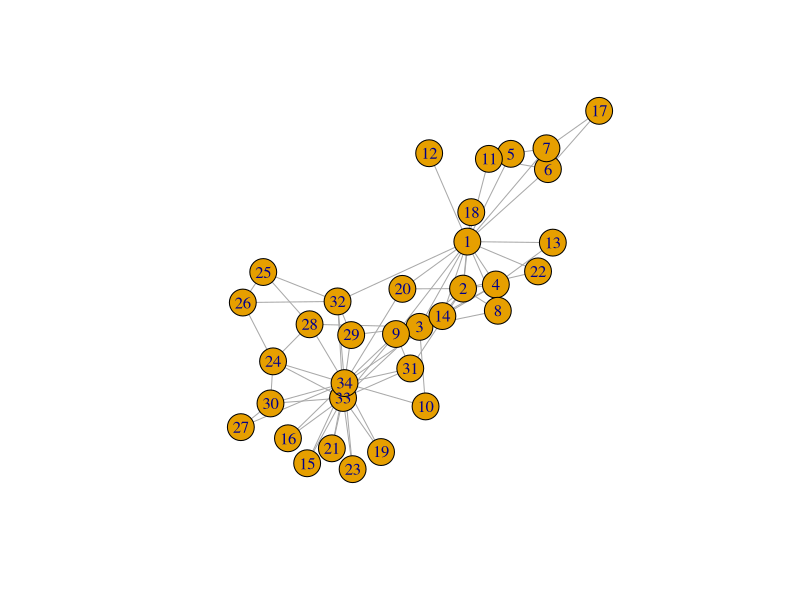
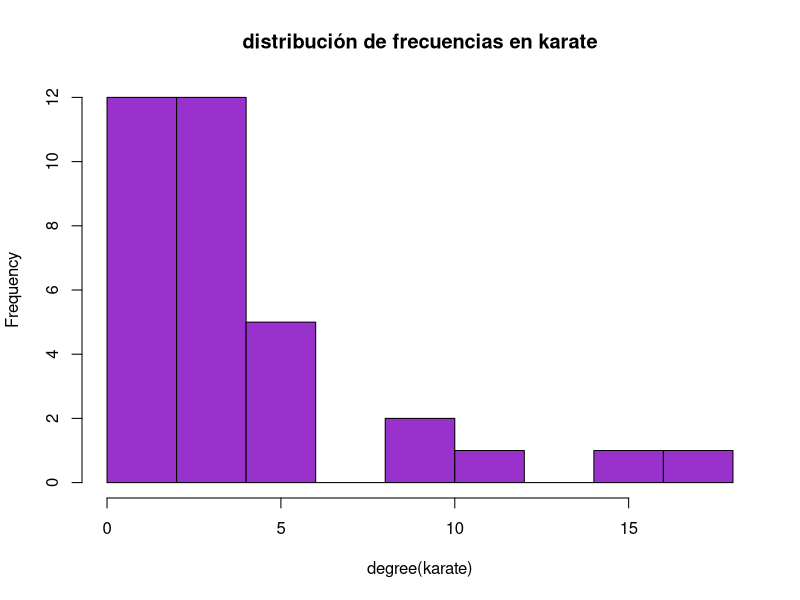

Reproduce these figures in R, in order.
#KARATE

install.packages("igraph")
library(igraph)
karate<-make_graph("Zachary")
karate
plot(karate)
V(karate)
degree(karate)
sum(degree(karate))
ecount(karate)
#Tiene 34 nodos y 156 o 78 conexiones, depende

#que tan densa es la red
edge_density(karate)
densidad<-(2*E(karate))/(V(karate))*(V(karate)-1)
ecount(karate)
#cómo obtienes la matriz de adyecencia
adymat<-as.matrix(get.adjacency(karate))
adymat
#es una red no dirigida y no pesada

#DISTRIBUCIÓN DE CONECTIVIDAD
hist(degree(karate), col="darkorchid", main="distribución de frecuencias en karate")

#matriz de distancias
distmat<-distances(karate)
distmat
#distancia promedio
mean(distmat)
#diámetro
diam<-diameter(karate)
diam
#trayectoria de los nodos más alejados
alejados<-get_diameter(karate)
alejados
#coeficientes de clusterización
transitivity(karate)
transitivity(karate, type="local")#si sirve
